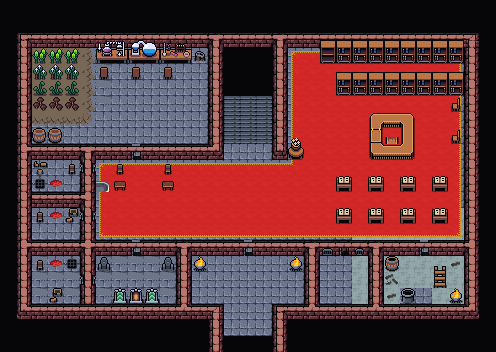

Tiled map render using the project's own tile images. Description and the map definition, with tile-layer contents summarised, below:
An orthogonal 31x22 tile map with 16x16 px tiles, 5 tile layers (Colision, Background, Wall, AboveSprites, ...), 5 tilesets and 41 objects.

<map version="1.10" tiledversion="1.10.1" orientation="orthogonal" renderorder="right-down" width="31" height="22" tilewidth="16" tileheight="16" infinite="0" nextlayerid="27" nextobjectid="226">
 <editorsettings>
  <export format="tmx" />
 </editorsettings>
 <tileset firstgid="1" source="../tileset/main.tsx" />
 <tileset firstgid="10113" source="../tileset/buildings.tsx" />
 <tileset firstgid="11905" source="../tileset/dungeon.tsx" />
 <tileset firstgid="16001" source="../tileset/FarmFood.tsx" />
 <tileset firstgid="20097" source="../tileset/main-nocollide.tsx" />
 <layer id="25" name="Colision" width="31" height="22">
  <data>[682 cells, 119 non-empty, 2 distinct tile ids]</data>
 </layer>
 <layer id="23" name="Background" width="31" height="22">
  <data>[682 cells, 127 non-empty, 13 distinct tile ids]</data>
 </layer>
 <layer id="22" name="Wall" width="31" height="22">
  <data>[682 cells, 605 non-empty, 24 distinct tile ids]</data>
 </layer>
 <layer id="26" name="AboveSprites" width="31" height="22">
  <data>[682 cells, 185 non-empty, 14 distinct tile ids]</data>
 </layer>
 <layer id="24" name="Clutter" width="31" height="22">
  <properties>
   <property name="spriteLayer" type="bool" value="true" />
  </properties>
  <data>[682 cells, 204 non-empty, 79 distinct tile ids]</data>
 </layer>
 <objectgroup id="12" name="Objects" opacity="0.9" offsetx="3.15789" offsety="7.89474">
  <object id="115" template="../obj/gold.tx" x="347.713" y="266.037" />
  <object id="117" template="../obj/enemy.tx" x="428.76" y="199.309">
   <properties>
    <property name="enemy" value="Illusionist" />
    <property name="threatRange" type="int" value="20" />
   </properties>
  </object>
  <object id="118" template="../obj/enemy.tx" x="397.693" y="232.324">
   <properties>
    <property name="enemy" value="Curselord" />
    <property name="spawn.Easy" type="bool" value="false" />
    <property name="spawn.Normal" type="bool" value="true" />
    <property name="threatRange" type="int" value="40" />
   </properties>
  </object>
  <object id="119" template="../obj/enemy.tx" x="109.031" y="115.107">
   <properties>
    <property name="enemy" value="Adept Black Wizard" />
    <property name="spawn.Hard" type="bool" value="true" />
    <property name="threatRange" type="int" value="30" />
    <property name="waypoints" value="179,204,183" />
   </properties>
  </object>
  <object id="122" template="../obj/enemy.tx" x="45.042" y="175.604">
   <properties>
    <property name="enemy" value="Farmer" />
   </properties>
  </object>
  <object id="162" template="../obj/enemy.tx" x="238.509" y="262.772">
   <properties>
    <property name="enemy" value="Archer" />
    <property name="threatRange" type="int" value="20" />
   </properties>
  </object>
  <object id="165" template="../obj/waypoint.tx" x="327.569" y="122.045" />
  <object id="167" template="../obj/entry_up.tx" x="220.675" y="328.272" width="48.6667" height="16">
   <properties>
    <property name="direction" value="up" />
    <property name="teleport" value="maps/map/zedruu.tmx" />
   </properties>
  </object>
  <object id="169" template="../obj/enemy.tx" x="311.49" y="108.728">
   <properties>
    <property name="enemy" value="Monk" />
    <property name="spawn.Hard" type="bool" value="true" />
    <property name="threatRange" type="int" value="40" />
    <property name="waypoints" value="171,165,190,165" />
   </properties>
  </object>
  <object id="170" template="../obj/enemy.tx" x="125.842" y="167.605">
   <properties>
    <property name="enemy" value="Sand Golem" />
    <property name="threatRange" type="int" value="30" />
   </properties>
  </object>
  <object id="171" template="../obj/waypoint.tx" x="296.676" y="89.7713" />
  <object id="178" template="../obj/enemy.tx" x="333.342" y="200.272">
   <properties>
    <property name="enemy" value="Adept White Wizard" />
    <property name="threatRange" type="int" value="20" />
   </properties>
  </object>
  <object id="179" template="../obj/waypoint.tx" x="173.676" y="129.105" />
  <object id="183" template="../obj/waypoint.tx" x="34.1754" y="93.2717" />
  <object id="185" template="../obj/manashards.tx" x="154.553" y="292.756" />
  <object id="186" template="../obj/manashards.tx" x="186.998" y="72.0857" />
  <object id="190" template="../obj/waypoint.tx" x="305.675" y="212.272" />
  <object id="197" template="../obj/door_up.tx" x="220.842" y="122.438" width="48" height="33">
   <properties>
    <property name="direction" value="down" />
    <property name="teleport" value="maps/map/zedruu_f2.tmx" />
   </properties>
  </object>
  <object id="199" template="../obj/waypoint.tx" x="109.805" y="213.071" />
  <object id="201" template="../obj/enemy.tx" x="42.1754" y="220.772">
   <properties>
    <property name="enemy" value="Farmer" />
   </properties>
  </object>
  <object id="202" template="../obj/enemy.tx" x="45.5088" y="281.439">
   <properties>
    <property name="enemy" value="Farmer" />
   </properties>
  </object>
  <object id="203" template="../obj/enemy.tx" x="333.509" y="281.439">
   <properties>
    <property name="enemy" value="Farmer" />
   </properties>
  </object>
  <object id="204" template="../obj/waypoint.tx" x="137.508" y="92.7719" />
  <object id="206" template="../obj/collision.tx" x="22.0759" y="20.7719" width="460.199" height="35" />
  <object id="207" template="../obj/collision.tx" x="6.07594" y="294.772" width="216.866" height="16" />
  <object id="208" template="../obj/collision.tx" x="10.7426" y="22.7719" width="16.8657" height="285.333" />
  </objectgroup>
</map>
<!-- 15 of 41 objects omitted -->
